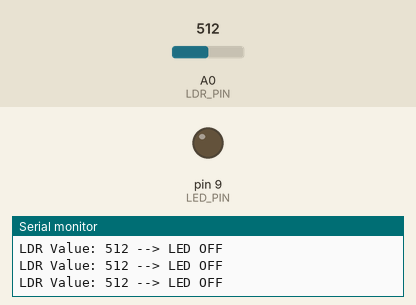
Bench run of a sketch on a simulated Arduino Uno, built with avr-gcc and run on an emulated ATmega328P. Shown: output pins drawn as LEDs (lit = HIGH), the last lines printed to the serial monitor. Inputs (shaded band) come from the test bench; at power-on: A0 (LDR_PIN) = 512.

Above: at 1.2 s.
1.3 s: A0 (LDR_PIN) set to 492
At 2.0 s:
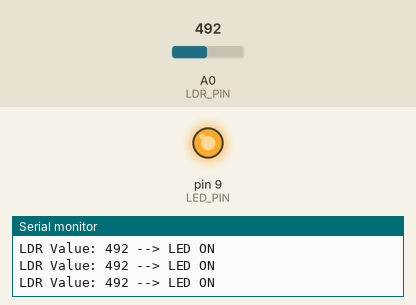
2.8 s: A0 (LDR_PIN) set to 510
At 3.4 s:
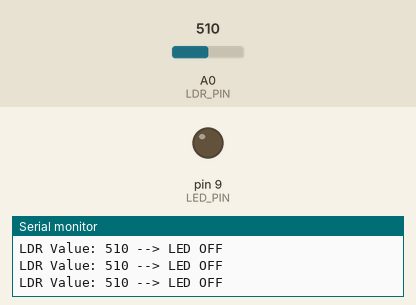
4.3 s: A0 (LDR_PIN) set to 490
At 4.8 s:
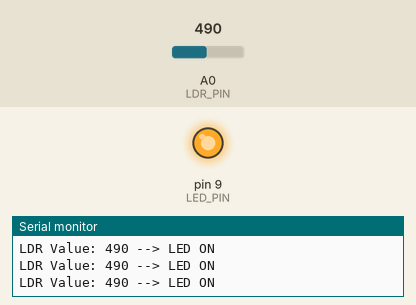
Timing chart, 0 to 7.3 s (numbered marks = the images above; inputs shaded):
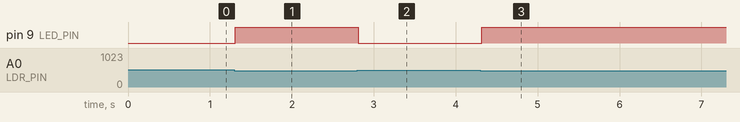

The sketch:

ldr_with_led.ino
```cpp
// (licence header left out)
#define LDR_PIN A0
#define LED_PIN 9
const int threshold = 500;

void setup() {
  Serial.begin(9600);
  pinMode(LED_PIN, OUTPUT);
}

void loop() {
  int ldrValue = analogRead(LDR_PIN);
  Serial.print("LDR Value: ");
  Serial.print(ldrValue);
  if (ldrValue > threshold) {
    digitalWrite(LED_PIN, LOW);  // Bright → LED OFF
    Serial.println(" --> LED OFF");
  } else {
    digitalWrite(LED_PIN, HIGH); // Dark → LED ON
    Serial.println(" --> LED ON");
  }

  delay(100);
}
```

Measured:
- the behaviour switches between 501 and 500 on A0 (LDR_PIN) (found by bisection; images 0 and 1)
- after the input at 1.3 s, pin 9 (LED_PIN): LOW → HIGH at once
- after the input at 2.8 s, pin 9 (LED_PIN): HIGH → LOW at once
- after the input at 4.3 s, pin 9 (LED_PIN): LOW → HIGH at once
